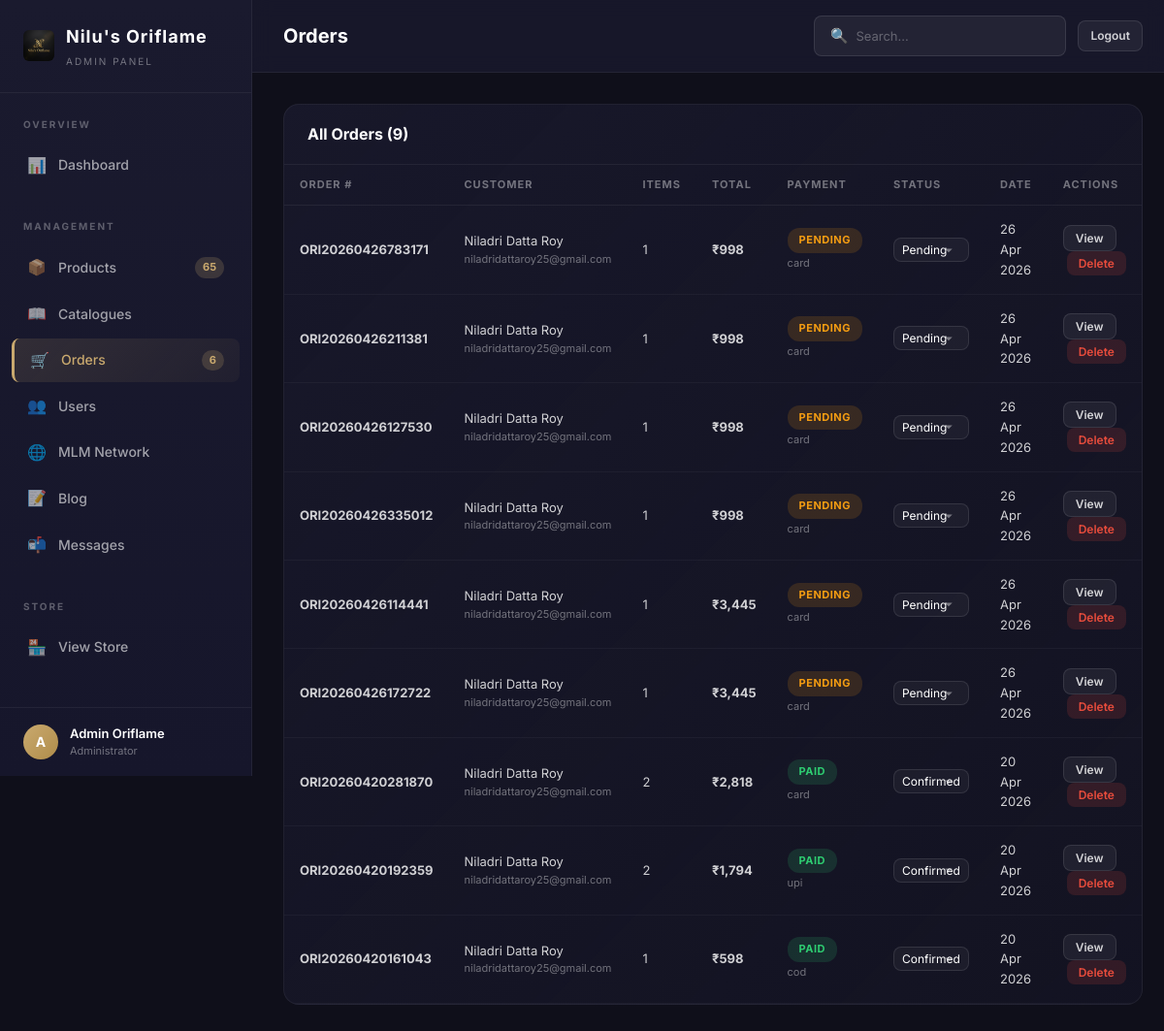
Screenshot of /oriflame-admin-panel-x9k2/orders (signed in) with the database file from the repository.
### models.py (models this page shows, shortened)
class User(UserMixin, db.Model):
    __tablename__ = 'users'
    id = db.Column(db.Integer, primary_key=True)
    email = db.Column(db.String(120), unique=True, nullable=False, index=True)
    password_hash = db.Column(db.String(256), nullable=False)
    first_name = db.Column(db.String(50), nullable=False)
    last_name = db.Column(db.String(50), nullable=False)
    phone = db.Column(db.String(15))
    avatar_url = db.Column(db.String(256))
    role = db.Column(db.String(20), nullable=False, default='customer')  # customer, partner, admin
    sponsor_id = db.Column(db.Integer, db.ForeignKey('users.id'), nullable=True)
    join_date = db.Column(db.DateTime, default=datetime.utcnow)
    is_active = db.Column(db.Boolean, default=True)
    total_sales = db.Column(db.Float, default=0.0)
    total_commission = db.Column(db.Float, default=0.0)
    sponsor = db.relationship('User', remote_side=[id], backref='downlines')
    addresses = db.relationship('Address', backref='user', lazy='dynamic', cascade='all, delete-orphan')
    orders = db.relationship('Order', backref='user', lazy='dynamic', cascade='all, delete-orphan')
    cart = db.relationship('Cart', backref='user', uselist=False, cascade='all, delete-orphan')
    wishlist_items = db.relationship('Wishlist', backref='user', lazy='dynamic', cascade='all, delete-orphan')
    commissions = db.relationship('MLMCommission', backref='user', lazy='dynamic', cascade='all, delete-orphan', foreign_keys='MLMCommission.user_id')
    @property
    def full_name(self):
        return f"{self.first_name} {self.last_name}"
    @property
    def is_admin(self):
        return self.role == 'admin'

class Order(db.Model):
    __tablename__ = 'orders'
    id = db.Column(db.Integer, primary_key=True)
    order_number = db.Column(db.String(20), unique=True, nullable=False)
    user_id = db.Column(db.Integer, db.ForeignKey('users.id'), nullable=False)
    subtotal = db.Column(db.Float, nullable=False)
    shipping_fee = db.Column(db.Float, default=0.0)
    discount = db.Column(db.Float, default=0.0)
    total = db.Column(db.Float, nullable=False)
    status = db.Column(db.String(20), default='pending')  # pending, confirmed, shipped, delivered, cancelled
    payment_method = db.Column(db.String(30))  # card, upi, cod, wallet
    payment_status = db.Column(db.String(20), default='pending')  # pending, paid, failed, refunded
    shipping_name = db.Column(db.String(100))
    shipping_phone = db.Column(db.String(15))
    shipping_address = db.Column(db.Text)
    shipping_city = db.Column(db.String(100))
    shipping_state = db.Column(db.String(100))
    shipping_pincode = db.Column(db.String(10))
    notes = db.Column(db.Text)
    created_at = db.Column(db.DateTime, default=datetime.utcnow)
    updated_at = db.Column(db.DateTime, default=datetime.utcnow, onupdate=datetime.utcnow)
    items = db.relationship('OrderItem', backref='order', lazy='dynamic', cascade='all, delete-orphan')
    transactions = db.relationship('Transaction', backref='order', lazy='dynamic', cascade='all, delete-orphan')
    commissions = db.relationship('MLMCommission', backref='order', lazy='dynamic', cascade='all, delete-orphan')

### app.py (the view)
@app.route('/oriflame-admin-panel-x9k2/orders', methods=['GET'])
@login_required
@admin_required
def admin_orders():
    orders_list = Order.query.order_by(Order.created_at.desc()).all()
    return render_template('admin/orders.html', orders=orders_list)

### app.py (called while the page is built)
@login_manager.user_loader
def load_user(user_id):
    return User.query.get(int(user_id))

@app.context_processor
def inject_globals():
    categories = Category.query.filter_by(is_active=True).order_by(Category.display_order).all()
    cart_count = 0
    wishlist_count = 0
    product_count = 0
    pending_orders = 0
    if current_user.is_authenticated:
        if current_user.cart:
            cart_count = current_user.cart.item_count
        wishlist_count = Wishlist.query.filter_by(user_id=current_user.id).count()
        if current_user.is_admin:
            product_count = Product.query.count()
            pending_orders = Order.query.filter_by(status='pending').count()
    return dict(
        categories=categories,
        cart_count=cart_count,
        wishlist_count=wishlist_count,
        product_count=product_count,
        pending_orders=pending_orders
    )

def admin_required(f):
    @wraps(f)
    def decorated_function(*args, **kwargs):
        if not current_user.is_authenticated or not current_user.is_admin:
            abort(404)  # Return 404 to hide admin panel existence
        return f(*args, **kwargs)
    return decorated_function

### models.py (called while the page is built)
    @property
    def item_count(self):
        return sum(item.quantity for item in self.items)

### templates/admin/orders.html (shortened to what this page needs)
{% extends "admin/admin_base.html" %}
{% block page_title %}Orders{% endblock %}
{% block admin_content %}
<div class="admin-card">
  <div class="admin-card-header">
    <h3>All Orders ({{ orders|length }})</h3>
  </div>
  <table class="admin-table">
    <thead>
      <tr>
        <th>Order #</th>
        <th>Customer</th>
        <th>Items</th>
        <th>Total</th>
        <th>Payment</th>
        <th>Status</th>
        <th>Date</th>
        <th>Actions</th>
      </tr>
    </thead>
    <tbody>
      {% for order in orders %}
      <tr>
        <td><strong>{{ order.order_number }}</strong></td>
        <td>
          <div>{{ order.user.full_name }}</div>
          <div style="font-size: 11px; color: rgba(255,255,255,0.4);">{{ order.user.email }}</div>
        </td>
        <td>{{ order.items.count() }}</td>
        <td>
          {% if order.status == 'cancelled' %}
          <span style="text-decoration: line-through; opacity: 0.5;">₹{{ "{:,.0f}".format(order.total) }}</span>
          {% else %}
          <strong>₹{{ "{:,.0f}".format(order.total) }}</strong>
          {% endif %}
        </td>
        <td>
          <span class="admin-badge {% if order.payment_status == 'paid' %}success{% elif order.payment_status == 'pending' %}warning{% else %}danger{% endif %}">
            {{ order.payment_status }}
          </span>
          <div style="font-size: 11px; color: rgba(255,255,255,0.4); margin-top: 2px;">{{ order.payment_method or 'N/A' }}</div>
        </td>
        <td>
          <select class="admin-form-control" style="width: auto; padding: 4px 8px; font-size: 12px;"
            data-order-id="{{ order.id }}"
            onchange="adminUpdateOrderStatus(this.dataset.orderId, this.value)">
            <option value="pending" {% if order.status == 'pending' %}selected{% endif %}>Pending</option>
            <option value="confirmed" {% if order.status == 'confirmed' %}selected{% endif %}>Confirmed</option>
          </select>
        </td>
        <td>{{ order.created_at.strftime('%d %b %Y') }}</td>
        <td>
          <button class="admin-btn admin-btn-secondary admin-btn-sm" onclick="alert('Shipping: {{ order.shipping_name }}, {{ order.shipping_address }}, {{ order.shipping_city }}, {{ order.shipping_state }} - {{ order.shipping_pincode }}')">
            View
          </button>
          <button class="admin-btn admin-btn-danger admin-btn-sm"
            data-order-id="{{ order.id }}"
            onclick="adminDeleteOrder(this.dataset.orderId)" style="margin-left: 4px;">
            Delete
          </button>
        </td>
      </tr>
      {% endfor %}
    </tbody>
  </table>
</div>
{% endblock %}

### templates/admin/admin_base.html (shortened to what this page needs)
<!DOCTYPE html>
<html lang="en">
<head>
  <link rel="stylesheet" href="/static/css/main.css">
  <link rel="stylesheet" href="/static/css/admin.css">
</head>
<body>
  <div class="admin-layout">
    <aside class="admin-sidebar">
      <div class="admin-sidebar-header">
        <div class="admin-logo">
          <img src="/static/images/logo.png" alt="Logo" style="height: 32px; border-radius: 6px;">
          <div>
            Nilu's Oriflame
            <small>Admin Panel</small>
          </div>
        </div>
      </div>
      <nav class="admin-nav">
        <div class="admin-nav-section">
          <div class="admin-nav-section-title">Overview</div>
          <a href="/oriflame-admin-panel-x9k2/" class="admin-nav-link {% if request.path == '/oriflame-admin-panel-x9k2/' %}active{% endif %}">
            <span class="nav-icon">📊</span> Dashboard
          </a>
        </div>
        <div class="admin-nav-section">
          <div class="admin-nav-section-title">Management</div>
          <a href="/oriflame-admin-panel-x9k2/products" class="admin-nav-link {% if 'products' in request.path %}active{% endif %}">
            <span class="nav-icon">📦</span> Products
            <span class="nav-badge">{{ product_count or '' }}</span>
          </a>
          <a href="/oriflame-admin-panel-x9k2/catalogues" class="admin-nav-link {% if 'catalogues' in request.path %}active{% endif %}">
            <span class="nav-icon">📖</span> Catalogues
          </a>
          <a href="/oriflame-admin-panel-x9k2/orders" class="admin-nav-link {% if 'orders' in request.path %}active{% endif %}">
            <span class="nav-icon">🛒</span> Orders
            <span class="nav-badge">{{ pending_orders or '' }}</span>
          </a>
          <a href="/oriflame-admin-panel-x9k2/users" class="admin-nav-link {% if 'users' in request.path %}active{% endif %}">
            <span class="nav-icon">👥</span> Users
          </a>
          <a href="/oriflame-admin-panel-x9k2/mlm" class="admin-nav-link {% if 'mlm' in request.path %}active{% endif %}">
            <span class="nav-icon">🌐</span> MLM Network
          </a>
          <a href="/oriflame-admin-panel-x9k2/blog" class="admin-nav-link {% if 'blog' in request.path %}active{% endif %}">
            <span class="nav-icon">📝</span> Blog
          </a>
          <a href="/oriflame-admin-panel-x9k2/messages" class="admin-nav-link {% if 'messages' in request.path %}active{% endif %}">
            <span class="nav-icon">📬</span> Messages
          </a>
        </div>
        <div class="admin-nav-section">
          <div class="admin-nav-section-title">Store</div>
          <a href="/" class="admin-nav-link" target="_blank">
            <span class="nav-icon">🏪</span> View Store
          </a>
        </div>
      </nav>
      <div class="admin-sidebar-footer">
        <div class="admin-user-info">
          <div class="admin-user-avatar">{{ current_user.first_name[0] }}</div>
          <div>
            <div class="admin-user-name">{{ current_user.full_name }}</div>
            <div class="admin-user-role">Administrator</div>
          </div>
        </div>
      </div>
    </aside>
    <main class="admin-main">
      <div class="admin-topbar">
        <h2>{% block page_title %}Dashboard{% endblock %}</h2>
        <div class="admin-topbar-actions">
          <div class="admin-search">
            <span>🔍</span>
            <input type="text" placeholder="Search...">
          </div>
          <a href="/logout" class="admin-btn admin-btn-secondary admin-btn-sm">Logout</a>
        </div>
      </div>
      <div class="admin-content">
        {% block admin_content %}{% endblock %}
      </div>
    </main>
  </div>
</body>
</html>

### static/css/main.css (style rules this page uses)
:root { --color-primary: #2b2b2b; --color-primary-light: #444444; --color-primary-dark: #1a1a1a; --color-accent: #d32f2f; --color-accent-light: #e0e0e0; --color-accent-dark: #9a0007; --color-accent-glow: rgba(211, 47, 47, 0.3); --color-white: #ffffff; --color-bg: #faf9f7; --color-bg-alt: #f3f1ed; --color-bg-card: #ffffff; --color-border: #e8e5df; --color-border-light: #f0eee9; --color-text: #1a1a2e; --color-text-secondary: #6b6b7b; --color-text-muted: #9e9eae; --color-success: #2ecc71; --color-success-bg: #eafaf1; --color-warning: #f39c12; --color-warning-bg: #fef9e7; --color-danger: #e74c3c; --color-danger-bg: #fdedec; --color-info: #3498db; --color-info-bg: #ebf5fb; --font-body: 'Inter', -apple-system, BlinkMacSystemFont, sans-serif; --font-heading: 'Playfair Display', Georgia, serif; --font-size-xs: 0.7rem; --font-size-sm: 0.8rem; --font-size-base: 0.9375rem; --font-size-md: 1.05rem; --font-size-lg: 1.15rem; --font-size-xl: 1.4rem; --font-size-2xl: 1.85rem; --font-size-3xl: 2.3rem; --font-size-4xl: 3rem; --space-xs: 0.2rem; --space-sm: 0.4rem; --space-md: 0.85rem; --space-lg: 1.25rem; --space-xl: 1.75rem; --space-2xl: 2.5rem; --space-3xl: 3.5rem; --space-4xl: 5rem; --container-max: 1200px; --container-wide: 1360px; --header-height: 64px; --sidebar-width: 280px; --radius-sm: 6px; --radius-md: 10px; --radius-lg: 16px; --radius-xl: 24px; --radius-full: 9999px; --shadow-xs: 0 1px 2px rgba(0, 0, 0, 0.04); --shadow-sm: 0 2px 8px rgba(0, 0, 0, 0.06); --shadow-md: 0 4px 16px rgba(0, 0, 0, 0.08); --shadow-lg: 0 8px 32px rgba(0, 0, 0, 0.1); --shadow-xl: 0 16px 48px rgba(0, 0, 0, 0.12); --shadow-accent: 0 4px 20px rgba(201, 169, 110, 0.25); --transition-fast: 150ms ease; --transition-base: 250ms ease; --transition-slow: 400ms ease; --transition-spring: 400ms cubic-bezier(0.34, 1.56, 0.64, 1); --z-dropdown: 100; --z-sticky: 200; --z-overlay: 300; --z-modal: 400; --z-toast: 500; }
*, *::before, *::after { box-sizing: border-box; margin: 0; padding: 0; }
html { scroll-behavior: smooth; -webkit-font-smoothing: antialiased; -moz-osx-font-smoothing: grayscale; }
body { font-family: var(--font-body); font-size: var(--font-size-base); color: var(--color-text); background-color: var(--color-bg); line-height: 1.6; overflow-x: hidden; }
h1, h2, h3, h4, h5, h6 { font-family: var(--font-heading); font-weight: 600; line-height: 1.3; color: var(--color-primary); }
h2 { font-size: var(--font-size-3xl); }
h3 { font-size: var(--font-size-2xl); }
a { color: var(--color-accent-dark); text-decoration: none; transition: color var(--transition-fast); }
img { max-width: 100%; height: auto; display: block; }
button, input, select, textarea { font-family: inherit; font-size: inherit; border: none; outline: none; }
button { cursor: pointer; background: none; }

### rows the page displays
User: first_name "A", full_name "Admin Oriflame"
Order: order_number "ORI20260426783171", user.full_name "Niladri Datta Roy", user.email "niladridattaroy25@gmail.com", items.count "1", total "998", payment_status "PENDING", payment_method "card", status+id "Pending", created_at "26 Apr 2026"
Order: order_number "ORI20260426211381", user.full_name "Niladri Datta Roy", user.email "niladridattaroy25@gmail.com", items.count "1", total "998", payment_status "PENDING", payment_method "card", status+id "Pending", created_at "26 Apr 2026"
Order: order_number "ORI20260426127530", user.full_name "Niladri Datta Roy", user.email "niladridattaroy25@gmail.com", items.count "1", total "998", payment_status "PENDING", payment_method "card", status+id "Pending", created_at "26 Apr 2026"
Order: order_number "ORI20260426335012", user.full_name "Niladri Datta Roy", user.email "niladridattaroy25@gmail.com", items.count "1", total "998", payment_status "PENDING", payment_method "card", status+id "Pending", created_at "26 Apr 2026"
Order: order_number "ORI20260426114441", user.full_name "Niladri Datta Roy", user.email "niladridattaroy25@gmail.com", items.count "1", total "3,445", payment_status "PENDING", payment_method "card", status+id "Pending", created_at "26 Apr 2026"
Order: order_number "ORI20260426172722", user.full_name "Niladri Datta Roy", user.email "niladridattaroy25@gmail.com", items.count "1", total "3,445", payment_status "PENDING", payment_method "card", status+id "Pending", created_at "26 Apr 2026"
Order: order_number "ORI20260420281870", user.full_name "Niladri Datta Roy", user.email "niladridattaroy25@gmail.com", items.count "2", total "2,818", payment_status "PAID", payment_method "card", status+id "Confirmed", created_at "20 Apr 2026"
Order: order_number "ORI20260420192359", user.full_name "Niladri Datta Roy", user.email "niladridattaroy25@gmail.com", items.count "2", total "1,794", payment_status "PAID", payment_method "upi", status+id "Confirmed", created_at "20 Apr 2026"
Order: order_number "ORI20260420161043", user.full_name "Niladri Datta Roy", user.email "niladridattaroy25@gmail.com", items.count "1", total "598", payment_status "PAID", payment_method "cod", status+id "Confirmed", created_at "20 Apr 2026"

### other values shown
{{ product_count or '' }} "65"
{{ pending_orders or '' }} "6"
{{ orders|length }} "9"
